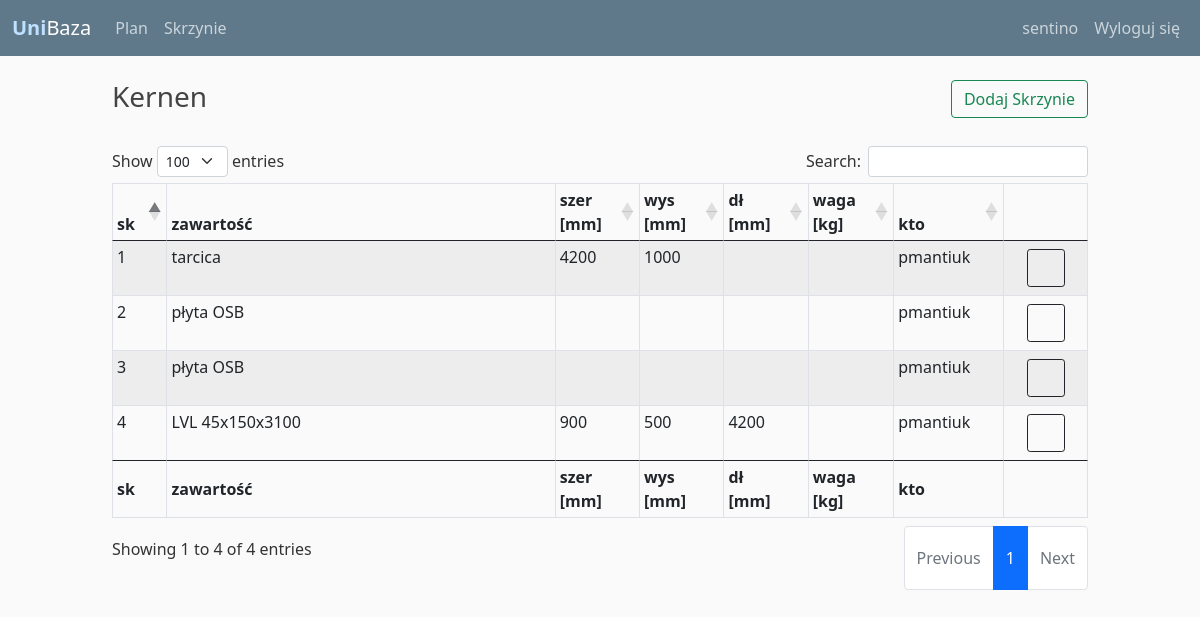
Page /crates_set/Kernen (signed in) on the committed database.
### unibaza/models.py (models this page shows, shortened)
class User(db.Model, UserMixin):
    id = db.Column(db.Integer, primary_key=True)
    username = db.Column(db.String(20), unique=True, nullable=False)
    email = db.Column(db.String(120), unique=True, nullable=False)
    image_file = db.Column(db.String(20), nullable=False, default='default.jpg')
    password = db.Column(db.String(60), nullable=False)
    posts = db.relationship('Post', backref='author', lazy=True)

class Kontrakty(db.Model):
    __tablename__ = 'kontrakty'
    id = db.Column(db.Integer, primary_key=True, autoincrement=True)
    numer = db.Column(db.SmallInteger, unique=True, nullable=True)
    nazwa = db.Column(db.String(30), unique=True, nullable=False)
    kraj = db.Column(db.String(3), unique=False, nullable=False)
    kolor = db.Column(db.String(30), nullable=False)
    skrzynie_ref = db.relationship('Skrzynie', backref='kontrakt')

class Skrzynie(db.Model):
    __tablename__ = 'skrzynie'
    id = db.Column(db.Integer, primary_key=True)
    zawartosc = db.Column(db.Text, nullable=False)
    szer = db.Column(db.Integer, nullable=True, default="")
    wys = db.Column(db.Integer, nullable=True, default="")
    dł = db.Column(db.Integer, nullable=True, default="")
    waga = db.Column(db.Integer, nullable=True, default="")
    autor = db.Column(db.String(25), nullable=False)
    data = db.Column(db.DateTime, nullable=False, default=datetime.now)
    kontrakt_id = db.Column(db.Integer, db.ForeignKey('kontrakty.id'), nullable=True)

### unibaza/routes.py (the view, shortened to what this page needs)
@app.route("/crates_set/<nazwa>", methods=['GET', 'POST'])
@login_required
def crates_set(nazwa):
    form_add = AddCrate()
    kontrakt = Kontrakty.query.filter(Kontrakty.nazwa==nazwa).first().skrzynie_ref
    return render_template('crates_set.html', skrzynie = kontrakt, nazwa=nazwa, form_add=form_add)

### unibaza/forms.py
class AddCrate(FlaskForm):
    ilość = SelectField('Określ ilość skrzyń jaką chcesz pobrać', choices=[x for x in range(1,11)],
                        validators=[DataRequired()])
    content = TextAreaField('Wprowadź zawartość (wpisz to co będzie znajdować się w skrzyniach, na późniejszym etapie można to edytować)')
    submit = SubmitField('Dodaj')

### unibaza/models.py (called while the page is built)
@login_manager.user_loader
def load_user(user_id):
    return User.query.get(int(user_id))

### unibaza/templates/crates_set.html (shortened to what this page needs)
{% extends "layout.html" %}
{% block content %}
<h3>{{ nazwa }}
    <button type="button" class="btn btn-outline-success float-end" data-bs-toggle="modal" data-bs-target="#mymodal">Dodaj Skrzynie</button></h3><br>
  <table id="data" class="table table-striped table-bordered table-sm">
    <thead>
      <tr>
            <th scope="col">sk</th>
            <th scope="col">zawartość</th>
            <th scope="col">szer<br>[mm]</th>
            <th scope="col">wys<br>[mm]</th>
            <th scope="col">dł<br>[mm]</th>
            <th scope="col">waga<br>[kg]</th>
            <th scope="col">kto</th>
            <th scope="col"></th>
          </tr>
        </thead>
      <tbody>
      {% for skrzynia in skrzynie %}
            <tr>
                <td style="width:2%">{{ loop.index }}</td>
                <td style="width:25%">{{ skrzynia.zawartosc }}</td>
                <td style="width:3%">{{ skrzynia.szer }}</td>
                <td style="width:3%">{{ skrzynia.wys }}</td>
                <td style="width:3%">{{ skrzynia.dł }}</td>
                <td style="width:3%">{{ skrzynia.waga }}</td>
                <td style="width:5%">{{ skrzynia.autor }}</td>
                <td style="width:5%" class="text-center">
                  <a href="#" class="btn btn-outline-dark btn-sm m-1" style="width:38px; height:38px;" data-bs-toggle="modal" data-bs-target="#modaledit{{skrzynia.id}}">
                </td>
            </tr>
  {% endfor %}
</tbody>
      <tfoot>
        <tr>
          <th scope="col">sk</th>
          <th scope="col">zawartość</th>
          <th scope="col">szer<br>[mm]</th>
          <th scope="col">wys<br>[mm]</th>
          <th scope="col">dł<br>[mm]</th>
          <th scope="col">waga<br>[kg]</th>
          <th scope="col">kto</th>
          <th scope="col"></th>
        </tr>
      </tfoot>
     </table>
  {% endblock content%}

### unibaza/templates/layout.html (shortened to what this page needs)
<!DOCTYPE html>
<html>
<head>
    <link href="https://cdn.jsdelivr.net/npm/bootstrap@5.0.1/dist/css/bootstrap.min.css" rel="stylesheet">
    <link rel="stylesheet" type="text/css" href="https://cdn.datatables.net/1.10.25/css/dataTables.bootstrap5.css">
    <link href="//netdna.bootstrapcdn.com/font-awesome/3.2.1/css/font-awesome.css" rel="stylesheet">
    <link rel="stylesheet" type="text/css" href="{{ url_for('static', filename='main.css') }}">
    <link rel="stylesheet" type="text/css" href="static/fontello/css/fontello.css">
</head>
<body>
    <header class="site-header">
      <nav class="navbar navbar-expand-md navbar-dark bg-steel fixed-top">
        <div class="container-fluid">
          <a class="navbar-brand mr-4" href="{{url_for('home')}}"> <span style="color: rgb(190, 225, 255); font-weight: bold;">Uni</span>Baza</a>
          <div class="collapse navbar-collapse" id="navbarToggle">
            <div class="navbar-nav mr-auto">
              <a class="nav-item nav-link" href="{{url_for('plan')}}"> Plan</a>
              <a class="nav-item nav-link" href="{{url_for('contracts_set')}}"> Skrzynie</a>
            </div>
          </div>
          <div class="navbar-nav">
            {% if current_user.is_authenticated %}
                <a class="nav-item nav-link" href="{{ url_for('account') }}">{{ current_user.username }}</a>
                <a class="nav-item nav-link" href="{{ url_for('wyloguj') }}">Wyloguj się</a>
              {% else %}
                <a class="nav-item nav-link" href="{{ url_for('login') }}">Zaloguj się</a>
              {% endif %}
            </div>
        </div>
      </nav>
    </header>
    <main role="main" class="container-fluid">
      <div class="row">
         <div class="col-sm-0 col-md-1">
         </div>
        <div class="col-sm-12 col-md-10">
          {% block content %}{% endblock %}
        </div>
        <div class="col-sm-0 col-md-1">
        </div>
      </div>
   </main>
</body>
</html>

### unibaza/static/main.css (style rules this page uses)
body { background: #fafafa; color: #333333; margin-top: 5rem; box-sizing: border-box; }
h1, h2, h3, h4, h5, h6 { color: #444444; }
.bg-steel { background-color: #5f788a; }
.site-header .navbar-nav .nav-link { color: #cbd5db; }
a { display: block; color:#333333; text-decoration: none; }

### rows in the picture
User: username "sentino"
Kontrakty: nazwa "Kernen"
Skrzynie: zawartosc "tarcica", szer "4200", wys "1000", autor "pmantiuk"
Skrzynie: zawartosc "płyta OSB", autor "pmantiuk"
Skrzynie: zawartosc "płyta OSB", autor "pmantiuk"
Skrzynie: zawartosc "LVL 45x150x3100", szer "900", wys "500", dł "4200", autor "pmantiuk"
